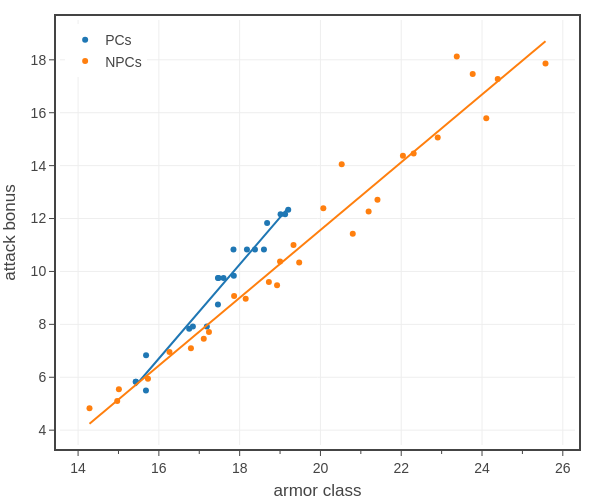

Notebook code for this chart:
### Markdown cell above
## Extras

### Code cell
# plots the damage ratio for a party of four PCs against a single monster
import pandas as pd

# pc stats
classes = list(PC_CLASSES.keys())
pc_data_file = f'../../_classes/xp-and-player-characters/pc data - Medium 2 short rests.json'
dfP = load_pc_data(pc_data_file, ['class','level','hit points mean','hit points multiplier','damage per round mean','attack bonus','armor class'])
dfP['adj hit points mean'] = dfP['hit points mean']*dfP['hit points multiplier']
dfP = dfP.rename({'adj hit points mean': 'adj HP', 'damage per round mean': 'adj DPR', 'attack bonus': 'adj AB', 'armor class': 'adj AC'}, axis=1)
xp_values = 0.5*np.array(ENCOUNTER_DIFFICULTIES['Daily']['XP'])
dfP['XP'] = dfP.apply(lambda row: xp_values[row['level']-1], axis=1)
dfP = dfP[dfP['class'].isin(classes)]
dfP = dfP[['level','adj HP','adj DPR','adj AC','adj AB','XP']].groupby(['level']).mean()

# monster stats
dfM = pd.read_csv('../../assets/data/monsters.csv')
dfM = dfM[dfM['CR'].between(1, 28)]
dfM = dfM[['CR','HP','adj HP','AC','adj AC','adj DPR','adj AB','XP']].groupby(['CR']).mean()
dfM.sort_values(by='CR', inplace=True)


# create figure
fig = go.Figure()

"""fig.add_scatter(
    x=dfP['adj AC'], 
    y=dfP['adj AB'],
    name='PCs',
    mode='lines+markers',
)

fig.add_scatter(
    x=dfM['adj AC'], 
    y=dfM['adj AB'],
    name='NPCs',
    mode='lines+markers',
)"""

colors = iter(COLORS)
fig = tfb.plot_data_and_fit(fig, x=dfP['adj AC'], y=dfP['adj AB'], name='PCs', legendgroup='PCs', line_color=next(colors), print_coefficients=True)
fig = tfb.plot_data_and_fit(fig, x=dfM['adj AC'], y=dfM['adj AB'], name='NPCs', legendgroup='NPCs', line_color=next(colors), print_coefficients=True)

# show figure
fig.update_layout(
    template=tfb.FIG_TEMPLATE,
    xaxis=dict(
        title_text='armor class',
        #range=[0.8, 28.2],
        tick0=0, dtick=2,
        minor=dict(tick0=0, dtick=1),
    ),
    yaxis=dict(
        title_text='attack bonus',
        #range=[0, 2],
        tick0=0, dtick=2,
        minor=dict(tick0=0, dtick=2),
        tickformat='.0f',
    ),
    legend=dict(
        yanchor='top',  y=0.99,
        xanchor='left', x=0.01,
    ),
    width=600, 
    height=500,
)
fig.show(config=tfb.FIG_CONFIG)

### Figure 1 — Plotly figure (JSON) as saved in the notebook; plotly's stock layout.template omitted (floating-point values rounded to 4 significant figures)
{"data": [{"legendgroup": "PCs", "line": {"color": "#1f77b4"}, "mode": "markers", "name": "PCs", "type": "scatter", "x": [15.68, 15.43, 15.43, 15.68, 16.75, 16.84, 17.19, 17.46, 17.46, 17.48, 17.6, 17.86, 17.85, 18.18, 18.38, 18.6, 18.68, 19.01, 19.12, 19.2], "y": [5.5, 5.833, 5.833, 6.833, 7.833, 7.917, 7.917, 8.75, 9.75, 9.75, 9.75, 9.833, 10.83, 10.83, 10.83, 10.83, 11.83, 12.17, 12.17, 12.33]}, {"hoverinfo": "skip", "legendgroup": "PCs", "line": {"color": "#1f77b4"}, "mode": "lines", "name": "PCs", "showlegend": false, "type": "scatter", "x": [15.68, 15.43, 15.43, 15.68, 16.75, 16.84, 17.19, 17.46, 17.46, 17.48, 17.6, 17.86, 17.85, 18.18, 18.38, 18.6, 18.68, 19.01, 19.12, 19.2], "y": [6.14, 5.695, 5.689, 6.145, 8.042, 8.205, 8.821, 9.31, 9.31, 9.336, 9.555, 10.01, 9.995, 10.59, 10.94, 11.34, 11.48, 12.07, 12.27, 12.41]}, {"legendgroup": "NPCs", "line": {"color": "#ff7f0e"}, "mode": "markers", "name": "NPCs", "type": "scatter", "x": [14.28, 14.97, 15.01, 15.73, 16.26, 16.79, 17.11, 17.24, 17.86, 18.15, 18.72, 18.93, 19, 19.47, 19.33, 20.8, 20.07, 21.19, 21.41, 20.53, 22.31, 22.04, 22.9, 24.11, 23.77, 24.39, 23.38, 25.57], "y": [4.828, 5.102, 5.549, 5.942, 6.954, 7.093, 7.454, 7.71, 9.075, 8.97, 9.6, 9.481, 10.37, 10.34, 11, 11.43, 12.39, 12.27, 12.71, 14.05, 14.46, 14.38, 15.06, 15.79, 17.46, 17.28, 18.12, 17.86]}, {"hoverinfo": "skip", "legendgroup": "NPCs", "line": {"color": "#ff7f0e"}, "mode": "lines", "name": "NPCs", "showlegend": false, "type": "scatter", "x": [14.28, 14.97, 15.01, 15.73, 16.26, 16.79, 17.11, 17.24, 17.86, 18.15, 18.72, 18.93, 19, 19.47, 19.33, 20.8, 20.07, 21.19, 21.41, 20.53, 22.31, 22.04, 22.9, 24.11, 23.77, 24.39, 23.38, 25.57], "y": [4.242, 5.121, 5.174, 6.096, 6.779, 7.459, 7.865, 8.03, 8.828, 9.195, 9.93, 10.19, 10.28, 10.89, 10.71, 12.59, 11.66, 13.09, 13.37, 12.24, 14.52, 14.18, 15.28, 16.82, 16.39, 17.19, 15.89, 18.7]}], "layout": {"height": 500, "legend": {"x": 0.01, "xanchor": "left", "y": 0.99, "yanchor": "top"}, "width": 600, "xaxis": {"dtick": 2, "minor": {"dtick": 1, "tick0": 0}, "tick0": 0, "title": {"text": "armor class"}}, "yaxis": {"dtick": 2, "minor": {"dtick": 2, "tick0": 0}, "tick0": 0, "tickformat": ".0f", "title": {"text": "attack bonus"}}}}
